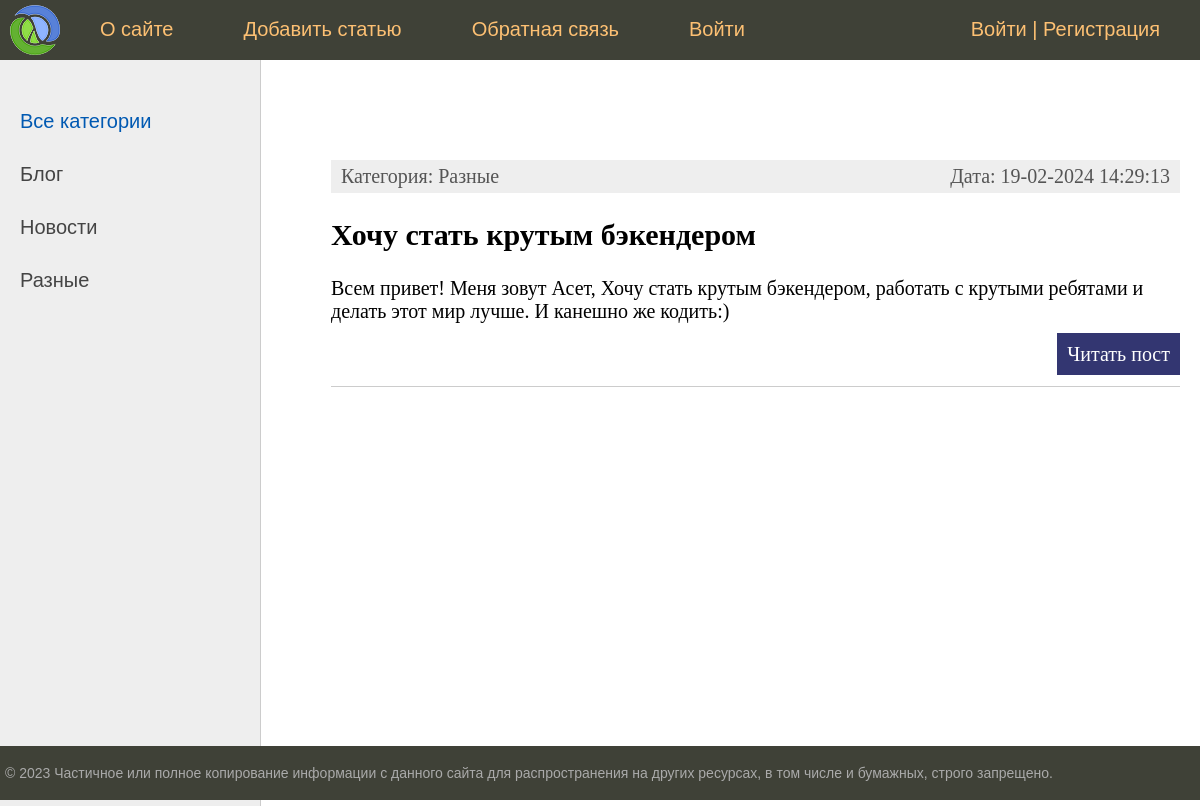
The page / on the database its author committed.
### basqa/models.py (models this page shows, shortened)
class Category(models.Model):
    name = models.CharField(max_length=100, db_index=True, verbose_name='Категория')
    slug = models.SlugField(max_length=255, unique=True, db_index=True)
    def get_absolute_url(self):
        return reverse('category', kwargs={'cat_slug': self.slug})
    class Meta:
        verbose_name = 'Категории'
        verbose_name_plural = 'Категории'

class Basqa(models.Model):
    class Status(models.IntegerChoices):
        DRAFT = 0, 'Черновик'
        PUBLISHED = 1, 'Опубликовано'
    title = models.CharField(max_length=255, verbose_name="Заголовок")
    slug = models.SlugField(max_length=255, unique=True, db_index=True, verbose_name="Слаг",                            validators=[
                               MinLengthValidator(5),
                               MaxLengthValidator(100),
                           ])
    photo = models.ImageField(upload_to="photos/%Y/%M/%d/", default=None, blank=True, null=True, verbose_name="Фото")
    content = models.TextField(blank=True, verbose_name="Текст")
    time_create = models.DateTimeField(auto_now_add=True, verbose_name="Дата публикации")
    time_update = models.DateTimeField(auto_now=True, verbose_name="Дата изменении")
    is_published = models.BooleanField(choices=tuple(map(lambda x: (bool(x[0]), x[1]), Status.choices)),
                                       default=Status.DRAFT, verbose_name="Публикация")
    cat = models.ForeignKey('Category', on_delete=models.PROTECT, related_name='posts')
    tags = models.ManyToManyField('TagPost', blank=True, related_name='tags')
    author = models.ForeignKey(get_user_model(), on_delete=models.SET_NULL, related_name='posts', null=True, default=None)
    objects = models.Manager()
    published = PublishedManager()
    class Meta:
        verbose_name = 'Basqa'
        verbose_name_plural = 'Basqa'
        ordering =['-time_create']
        indexes = [
            models.Index(fields=['time_create'])
        ]
    def get_absolute_url(self):
        return reverse('post', kwargs={'post_slug': self.slug})

### basqa/views.py (the view)
# urls.py: path('', views.BasqaHome.as_view(), name='home'),
class BasqaHome(ListView):
    template_name = 'basqa/index.html'
    context_object_name = 'posts'
    extra_context = {
        'title': 'Главная страница',
        'menu': menu,
        'cat_selected': 0,
    }
    def get_queryset(self):
        return Basqa.objects.all().select_related('cat')

### basqa/templatetags/basqa_tags.py (called while the page is built)
@register.inclusion_tag('basqa/list_categories.html')
def show_categories(cat_selected=0):
    cats = Category.objects.all()
    return {'cats': cats, 'cat_selected': cat_selected}

### users/context_processors.py (called while the page is built)
def get_basqa_context(request):
    return {'mainmenu': menu}

### basqa/templates/basqa/index.html (shortened to what this page needs)
{% extends 'base.html' %}
{% block content %}
<ul class="list-articles">
	{% for p in posts %}
		<li><div class="article-panel">
			<p class="first">Категория: {{p.cat.name}}</p>
			<p class="last">Дата: {{p.time_update|date:"d-m-Y H:i:s"}}</p>
		</div>
			<h2>{{p.title}}</h2>
    {% autoescape off %}
	{{p.content|linebreaks|truncatewords:40}}
    {% endautoescape %}
			<p class="link-read-post"><a href="{{ p.get_absolute_url }}">Читать пост</a></p>
			</li>
	{% endfor %}
</ul>
{% endblock %}

### basqa/templates/basqa/list_categories.html
{% for cat in cats %}
{% if cat.id == cat_selected %}
<li class="selected">{{cat.name}}</li>
{% else %}
<li><a href="{{ cat.get_absolute_url }}">{{cat.name}}</a></li>
{% endif %}
{% endfor %}

### basqa/static/basqa/css/styles.css (style rules this page uses)
html, body { font-family: 'Arial'; margin: 0; padding: 0; height: 100%; width: 100%; color: #444; }
a { color: #0059b2; text-decoration: none; }
p.link-read-post { text-align: right; }
p.link-read-post a { padding: 10px; min-width: 100px; background: #333671; color: #fff; text-decoration: none; }
div.article-panel { background: #eee; padding: 5px 10px 5px 10px; box-sizing: border-box; overflow: hidden; color: #555; }
div.article-panel p.first { margin: 0; float: left; }
div.article-panel p.last { margin: 0; float: right; }
ul.list-articles { list-style: none; margin: 0; padding: 0; }
ul.list-articles li { border-bottom: 1px solid #ccc; }
.left-chapters ul li { margin: 30px 0 0 0; color: #999; }
.left-chapters ul li a { color: #444; text-decoration: none; }

### rows shown on the page
Category: name "Блог"
Category: name "Новости"
Category: name "Разные"
Basqa: cat.name "Разные", time_update "19-02-2024 14:29:13", title "Хочу стать крутым бэкендером", content "Всем привет! Меня зовут Асет, Хочу стать крутым бэкендером, работать с крутыми ребятами и делать этот мир лучше. И канешно же кодить:)"

### other values the page prints
{{ m.title }} "О сайте" "Добавить статью" "Обратная связь" "Войти"
